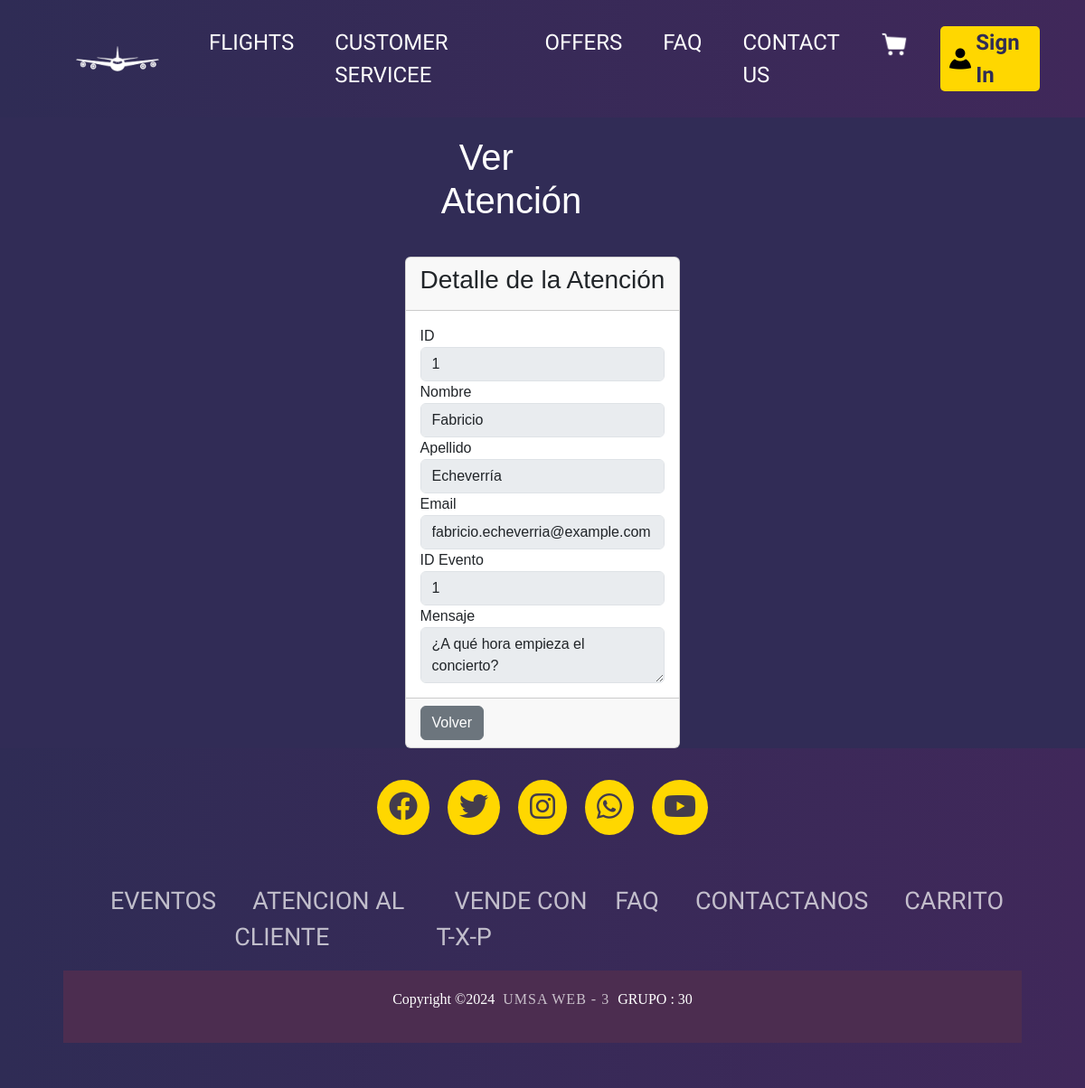
Screenshot of /admin/atencion/view.php?cod=1 with the database file from the repository.
### tables this page shows
CREATE TABLE `atencion` (
  `id` int NOT NULL,
  `nombre` varchar(50) NOT NULL,
  `apellido` varchar(50) NOT NULL,
  `email` varchar(100) NOT NULL,
  `id_evento` int DEFAULT NULL,
  `mensaje` text NOT NULL,
  `captcha` varchar(10) NOT NULL
);

### admin/atencion/view.php (the view, shortened to what this page needs)
<?php
$db = conectarDB();
if (isset($_GET['cod'])) {
    $id = intval($_GET['cod']);
    $query = "SELECT * FROM atencion WHERE id = $id";
    $result = mysqli_query($db, $query);
    $record = mysqli_fetch_assoc($result);
}
?>
<div class="tablas">
<section class="content-header">
    <div class="container-fluid">
        <div class="row mb-2">
            <div class="col-sm-6">
                <h1>Ver Atención</h1>
            </div>
        </div>
    </div>
</section>
<section class="content">
    <div class="container-fluid">
        <div class="row">
            <div class="col-12">
                <div class="card card-primary">
                    <div class="card-header">
                        <h3 class="card-title">Detalle de la Atención</h3>
                    </div>
                    <form action="" method="post">
                        <div class="card-body">
                            <div class="form-group">
                                <label for="id">ID</label>
                                <input type="text" class="form-control" value="<?php echo $record['id']; ?>" disabled>
                            </div>
                            <div class="form-group">
                                <label for="nombre">Nombre</label>
                                <input type="text" class="form-control" value="<?php echo $record['nombre']; ?>" disabled>
                            </div>
                            <div class="form-group">
                                <label for="apellido">Apellido</label>
                                <input type="text" class="form-control" value="<?php echo $record['apellido']; ?>" disabled>
                            </div>
                            <div class="form-group">
                                <label for="email">Email</label>
                                <input type="email" class="form-control" value="<?php echo $record['email']; ?>" disabled>
                            </div>
                            <div class="form-group">
                                <label for="id_evento">ID Evento</label>
                                <input type="text" class="form-control" value="<?php echo $record['id_evento']; ?>" disabled>
                            </div>
                            <div class="form-group">
                                <label for="mensaje">Mensaje</label>
                                <textarea class="form-control" disabled><?php echo $record['mensaje']; ?></textarea>
                            </div>
                        </div>
                        <div class="card-footer">
                            <a href="/TicketXPress/admin/atencion/list.php" class="btn btn-secondary">Volver</a>
                        </div>
                    </form>
                </div>
            </div>
        </div>
    </div>
</section>
</div>
<html>
    <link rel="stylesheet" href="/TicketXPress/build/css/tablas.css">
</html>

### build/css/navbar.css (style rules this page uses)
.container-fluid { padding: 0; display: flex; }

### build/css/app.css (style rules this page uses)
body, html { margin: 0%; padding: 0%; width: 100%; }

### build/css/tablas.css (style rules this page uses)
body { background-color: #312C56; font-family: Arial, sans-serif; }
h1 { text-align: center; margin-bottom: 30px; }
.tablas { display: flex; flex-direction: column; align-items: center; justify-content: center; margin-top: 20px; }
.col-sm-6 { color: white; }

### rows the page displays
atencion: id "1", nombre "Fabricio", apellido "Echeverría", email "fabricio.echeverria@example.com", id_evento "1", mensaje "¿A qué hora empieza el concierto?"
